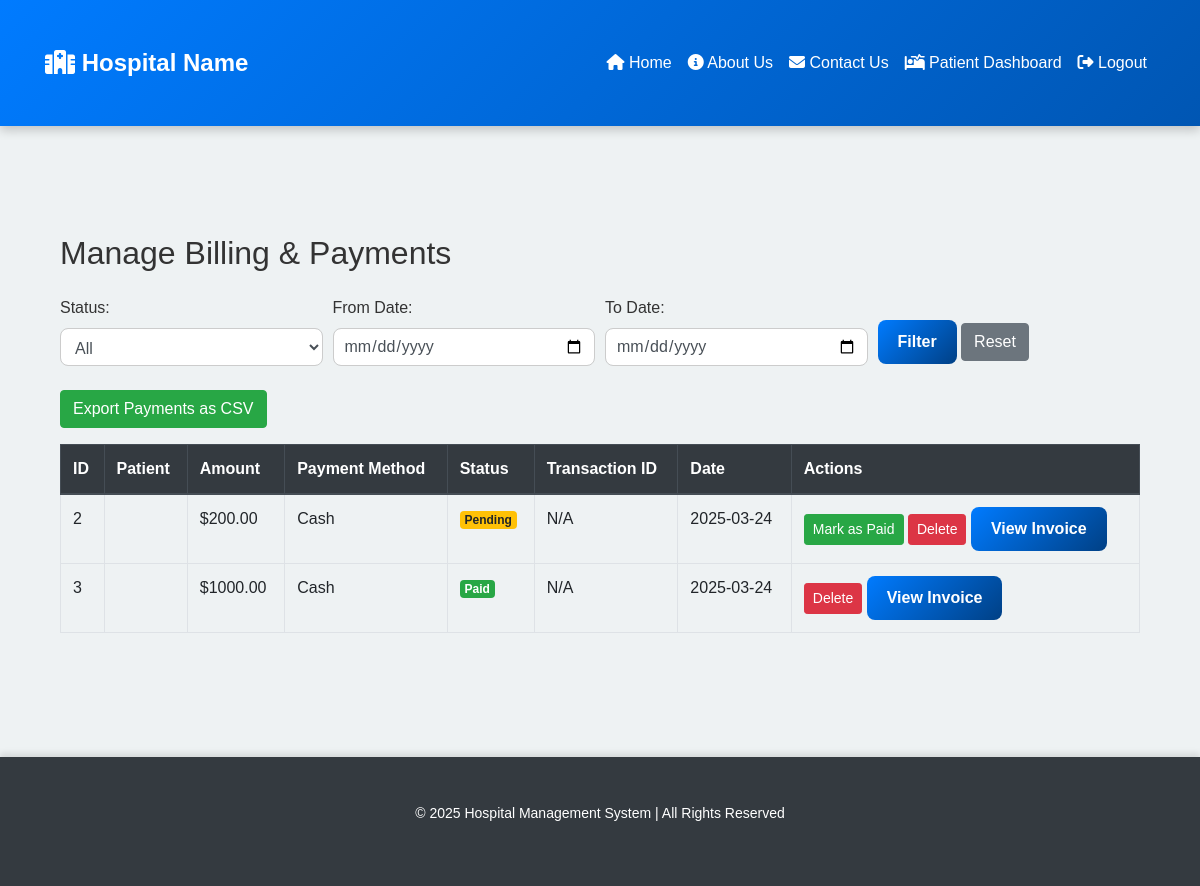
Screenshot of /admin/manage_billing (signed in) with the database file from the repository.
### app/models.py (models this page shows, shortened)
class Payment(db.Model):
    __tablename__ = 'payment'
    id = db.Column(db.Integer, primary_key=True)
    patient_id = db.Column(db.Integer, db.ForeignKey('patient.id'), nullable=False)
    amount = db.Column(db.Float, nullable=False)
    payment_method = db.Column(db.String(50), nullable=False)
    payment_status = db.Column(db.String(20), nullable=False, default='Pending')
    transaction_id = db.Column(db.String(100), unique=True, nullable=True)
    payment_date = db.Column(db.DateTime, default=datetime.utcnow)
    category = db.Column(db.String(50), nullable=False)
    patient = db.relationship('Patient', back_populates='payments')

### app/routes.py (the view)
@admin_routes.route('/manage_billing', methods=['GET'])
@login_required
def manage_billing():
    status = request.args.get('status')
    start_date = request.args.get('start_date')
    end_date = request.args.get('end_date')
    query = Payment.query
    if status:
        query = query.filter(Payment.payment_status == status)
    if start_date:
        query = query.filter(Payment.payment_date >= datetime.strptime(start_date, '%Y-%m-%d'))
    if end_date:
        query = query.filter(Payment.payment_date <= datetime.strptime(end_date, '%Y-%m-%d'))
    payments = query.all()
    return render_template('manage_billing.html', payments=payments, status=status, start_date=start_date, end_date=end_date)

### app/__init__.py (called while the page is built)
@login_manager.user_loader
def load_user(user_id):
    return User.query.get(int(user_id))

### app/templates/manage_billing.html (shortened to what this page needs)
    {% extends "base.html" %}
    {% block content %}
    <div class="container">
        <h2 class="my-4">Manage Billing & Payments</h2>
        <form method="GET" class="mb-4">
            <div class="form-row">
                <div class="col-md-3">
                    <label>Status:</label>
                    <select name="status" class="form-control">
                        <option value="" {% if not status %}selected{% endif %}>All</option>
                    </select>
                </div>
                <div class="col-md-3">
                    <label>From Date:</label>
                    <input type="date" name="start_date" class="form-control" value="{{ start_date }}">
                </div>
                <div class="col-md-3">
                    <label>To Date:</label>
                    <input type="date" name="end_date" class="form-control" value="{{ end_date }}">
                </div>
                <div class="col-md-3">
                    <button type="submit" class="btn btn-primary mt-4">Filter</button>
                    <a href="{{ url_for('admin.manage_billing') }}" class="btn btn-secondary mt-4">Reset</a>
                </div>
            </div>
        </form>
        <div class="mb-3">
            <a href="{{ url_for('admin.export_payments') }}" class="btn btn-success">Export Payments as CSV</a>
        </div>
        <table class="table table-bordered">
            <thead class="thead-dark">
                <tr>
                    <th>ID</th>
                    <th>Patient</th>
                    <th>Amount</th>
                    <th>Payment Method</th>
                    <th>Status</th>
                    <th>Transaction ID</th>
                    <th>Date</th>
                    <th>Actions</th>
                </tr>
            </thead>
            <tbody>
                {% if payments %}
                    {% for payment in payments %}
                    <tr>
                        <td>{{ payment.id }}</td>
                        <td>{{ payment.patient.username }}</td>
                        <td>${{ "%.2f"|format(payment.amount) }}</td>
                        <td>{{ payment.payment_method }}</td>
                        <td>
                            {% if payment.payment_status == 'Paid' %}
                                <span class="badge badge-success">Paid</span>
                            {% elif payment.payment_status == 'Pending' %}
                                <span class="badge badge-warning">Pending</span>
                            {% else %}
                                <span class="badge badge-danger">Failed</span>
                            {% endif %}
                        </td>
                        <td>{{ payment.transaction_id or 'N/A' }}</td>
                        <td>{{ payment.payment_date.strftime('%Y-%m-%d') }}</td>
                        <td>
                            {% if payment.payment_status != 'Paid' %}
                                <form action="{{ url_for('admin.mark_paid', payment_id=payment.id) }}" method="POST" style="display:inline;">
                                    <button type="submit" class="btn btn-success btn-sm">Mark as Paid</button>
                                </form>
                            {% endif %}
                            <form action="{{ url_for('admin.delete_payment', payment_id=payment.id) }}" method="POST" style="display:inline;">
                                <button type="submit" class="btn btn-danger btn-sm">Delete</button>
                            </form>
                            <a href="{{ url_for('admin.view_invoice', payment_id=payment.id) }}" class="btn btn-primary btn-sm">View Invoice</a>
                        </td>
                    </tr>
                    {% endfor %}
                {% else %}
                    <tr>
                        <td colspan="8" class="text-center">No payments found matching your criteria.</td>
                    </tr>
                {% endif %}
            </tbody>
        </table>
    </div>
    {% endblock %}

### app/static/css/styles.css (style rules this page uses)
body { font-family: 'Poppins', sans-serif; background-color: #eef2f3; color: #333; margin: 0; padding: 0; }
.container { padding-top: 30px; padding-bottom: 30px; }
.btn-primary { background: linear-gradient(135deg, #007bff, #004085); border: none; font-size: 16px; font-weight: 600; padding: 10px 20px; transition: all 0.3s ease-in-out; border-radius: 8px; }
.form-control { border-radius: 8px; border: 1px solid #ccc; padding: 10px; transition: all 0.3s ease-in-out; }

### rows the page displays
Payment: id "2", amount "200.00", payment_method "Cash", payment_status "Pending", transaction_id "N/A", payment_date "2025-03-24"
Payment: id "3", amount "1000.00", payment_method "Cash", payment_status "Paid", transaction_id "N/A", payment_date "2025-03-24"
